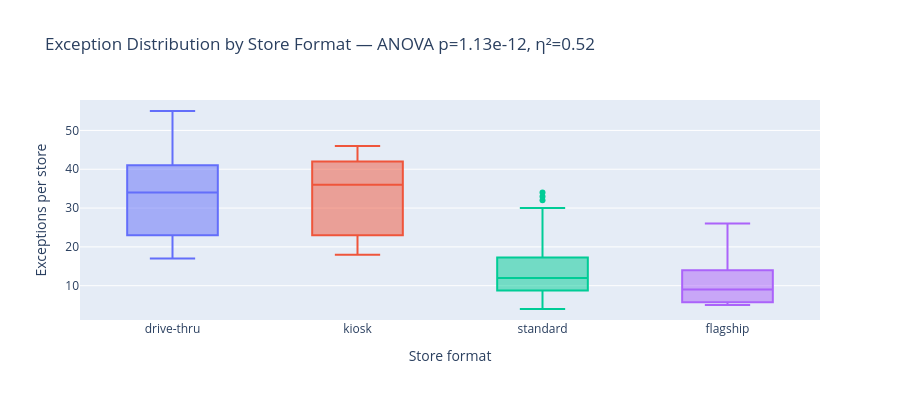

Notebook cell for this chart:
### Markdown cell above
**Interpretation:** A Gini coefficient of ~0.35 confirms moderate-to-high concentration. For context, global income inequality sits around 0.65 — our exception distribution is less extreme than wealth inequality but far from uniform. The Pareto ratio (47% of stores → 80% of exceptions) is the actionable takeaway: **a targeted program covering fewer than half the fleet can address the majority of risk**.

**Recommended action:** Establish a **"Focus 47" watchlist** — the 47 stores above the 80% threshold receive weekly diagnostic reviews, while the remaining 53 stores move to a monthly cadence.

---

## Layer 2 — Segmentation Analysis

### 2.1 Store format as a predictor of exception volume

**Observation:** Drive-thru and kiosk formats appear to generate far more exceptions than standard or flagship stores. Is this statistically significant, or could it be random variation?

### Code cell
store_exc_fmt = store_exc.merge(stores[['store_id','store_format','region','area_manager','field_rep']], on='store_id', how='left')

fmt_groups = [group['exceptions'].values for _, group in store_exc_fmt.groupby('store_format')]
fmt_names = store_exc_fmt.groupby('store_format')['exceptions'].mean().sort_values(ascending=False).index.tolist()

# One-way ANOVA
f_stat, p_anova = stats.f_oneway(*fmt_groups)

# Kruskal-Wallis (non-parametric, robust to non-normality)
h_stat, p_kw = stats.kruskal(*fmt_groups)

# Effect size (eta-squared)
grand_mean = store_exc_fmt['exceptions'].mean()
ss_between = sum(len(g) * (g.mean() - grand_mean)**2 for g in fmt_groups)
ss_total = ((store_exc_fmt['exceptions'] - grand_mean)**2).sum()
eta_sq = ss_between / ss_total

fmt_summary = store_exc_fmt.groupby('store_format')['exceptions'].agg(['mean','median','std','count']).round(1)
fmt_summary = fmt_summary.reindex(fmt_names)

fig = px.box(store_exc_fmt, x='store_format', y='exceptions', color='store_format',
             category_orders={'store_format': fmt_names},
             title=f'Exception Distribution by Store Format — ANOVA p={p_anova:.2e}, η²={eta_sq:.2f}',
             labels={'store_format':'Store format','exceptions':'Exceptions per store'})
fig.update_layout(showlegend=False, height=400)
fig.show()

print('Statistical tests:')
print(f'  ANOVA:          F={f_stat:.2f}, p={p_anova:.2e}')
print(f'  Kruskal-Wallis:  H={h_stat:.2f}, p={p_kw:.2e}')
print(f'  Effect size (η²): {eta_sq:.3f}  ({"large" if eta_sq>0.14 else "medium" if eta_sq>0.06 else "small"})')
print()
print('Descriptive statistics by format:')
print(fmt_summary.to_string())

### Figure 1 — Plotly figure (JSON) as saved in the notebook; plotly's stock layout.template omitted (floating-point values rounded to 4 significant figures)
{"data": [{"alignmentgroup": "True", "hovertemplate": "Store format=%{x}<br>Exceptions per store=%{y}<extra></extra>", "legendgroup": "drive-thru", "marker": {"color": "#636efa"}, "name": "drive-thru", "notched": false, "offsetgroup": "drive-thru", "orientation": "v", "showlegend": true, "type": "box", "x": ["drive-thru", "drive-thru", "drive-thru", "drive-thru", "drive-thru", "drive-thru", "drive-thru", "drive-thru", "drive-thru", "drive-thru", "drive-thru", "drive-thru", "drive-thru", "drive-thru"], "x0": " ", "xaxis": "x", "y": [55, 55, 51, 41, 39, 38, 37, 31, 29, 26, 23, 23, 21, 17], "y0": " ", "yaxis": "y"}, {"alignmentgroup": "True", "hovertemplate": "Store format=%{x}<br>Exceptions per store=%{y}<extra></extra>", "legendgroup": "kiosk", "marker": {"color": "#EF553B"}, "name": "kiosk", "notched": false, "offsetgroup": "kiosk", "orientation": "v", "showlegend": true, "type": "box", "x": ["kiosk", "kiosk", "kiosk", "kiosk", "kiosk", "kiosk", "kiosk", "kiosk"], "x0": " ", "xaxis": "x", "y": [46, 44, 40, 40, 32, 23, 23, 18], "y0": " ", "yaxis": "y"}, {"alignmentgroup": "True", "hovertemplate": "Store format=%{x}<br>Exceptions per store=%{y}<extra></extra>", "legendgroup": "standard", "marker": {"color": "#00cc96"}, "name": "standard", "notched": false, "offsetgroup": "standard", "orientation": "v", "showlegend": true, "type": "box", "x": ["standard", "standard", "standard", "standard", "standard", "standard", "standard", "standard", "standard", "standard", "standard", "standard", "standard", "standard", "standard", "standard", "standard", "standard", "standard", "standard", "standard", "standard", "standard", "standard", "standard", "standard", "standard", "standard", "standard", "standard", "standard", "standard", "standard", "standard", "standard", "standard", "standard", "standard", "standard", "standard", "standard", "standard", "standard", "standard", "standard", "standard", "standard", "standard", "standard", "standard", "standard", "standard", "standard", "standard", "standard", "standard", "standard"], "x0": " ", "xaxis": "x", "y": [34, 33, 32, 30, 26, 23, 23, 23, 22, 21, 21, 19, 18, 18, 17, 17, 17, 17, 17, 17, 16, 16, 16, 16, 14, 13, 13, 13, 12, 11, 11, 11, 11, 10, 10, 10, 10, 9, 9, 9, 9, 9, 9, 8, 8, 7, 7, 6, 6, 6, 6, 6, 5, 5, 5, 4, 4], "y0": " ", "yaxis": "y"}, {"alignmentgroup": "True", "hovertemplate": "Store format=%{x}<br>Exceptions per store=%{y}<extra></extra>", "legendgroup": "flagship", "marker": {"color": "#ab63fa"}, "name": "flagship", "notched": false, "offsetgroup": "flagship", "orientation": "v", "showlegend": true, "type": "box", "x": ["flagship", "flagship", "flagship", "flagship", "flagship"], "x0": " ", "xaxis": "x", "y": [26, 10, 9, 6, 5], "y0": " ", "yaxis": "y"}], "layout": {"boxmode": "overlay", "height": 400, "legend": {"title": {"text": "Store format"}, "tracegroupgap": 0}, "showlegend": false, "title": {"text": "Exception Distribution by Store Format — ANOVA p=1.13e-12, η²=0.52"}, "xaxis": {"anchor": "y", "categoryarray": ["drive-thru", "kiosk", "standard", "flagship"], "categoryorder": "array", "domain": [0.0, 1.0], "title": {"text": "Store format"}}, "yaxis": {"anchor": "x", "domain": [0.0, 1.0], "title": {"text": "Exceptions per store"}}}}
